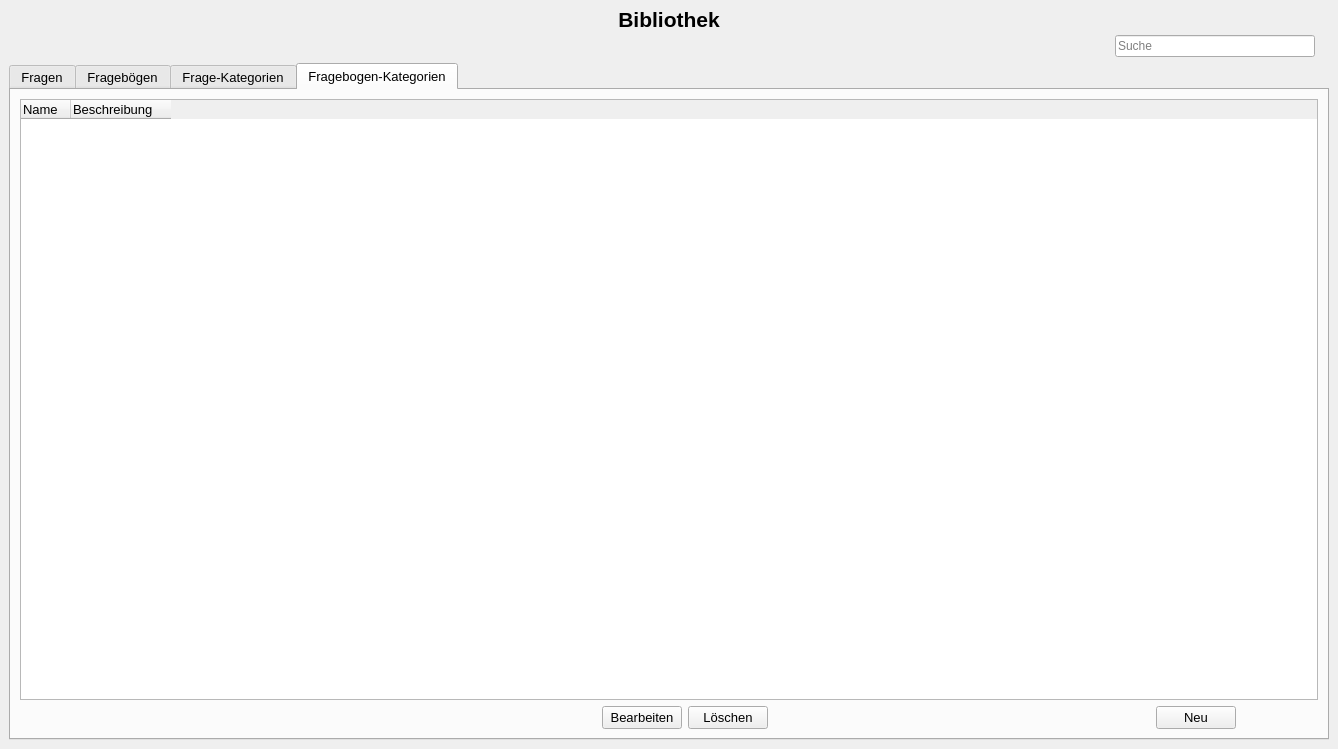
<?xml version="1.0" encoding="UTF-8"?>
<ui version="4.0">
 <class>MainWindow</class>
 <widget class="QMainWindow" name="MainWindow">
  <property name="geometry">
   <rect>
    <x>0</x>
    <y>0</y>
    <width>1338</width>
    <height>749</height>
   </rect>
  </property>
  <property name="minimumSize">
   <size>
    <width>0</width>
    <height>0</height>
   </size>
  </property>
  <property name="windowTitle">
   <string>physioForms - Bibliothek</string>
  </property>
  <property name="windowOpacity">
   <double>1.000000000000000</double>
  </property>
  <property name="styleSheet">
   <string notr="true"/>
  </property>
  <widget class="QWidget" name="centralwidget">
   <layout class="QVBoxLayout" name="verticalLayout_3">
    <item>
     <widget class="QLabel" name="libMainLabel">
      <property name="maximumSize">
       <size>
        <width>16777215</width>
        <height>20</height>
       </size>
      </property>
      <property name="font">
       <font>
        <family>MS Shell Dlg 2</family>
        <pointsize>16</pointsize>
        <weight>75</weight>
        <bold>true</bold>
       </font>
      </property>
      <property name="text">
       <string>Bibliothek</string>
      </property>
      <property name="alignment">
       <set>Qt::AlignCenter</set>
      </property>
     </widget>
    </item>
    <item>
     <layout class="QHBoxLayout" name="horizontalLayout" stretch="5,0,0">
      <property name="spacing">
       <number>6</number>
      </property>
      <property name="sizeConstraint">
       <enum>QLayout::SetDefaultConstraint</enum>
      </property>
      <item>
       <spacer name="horizontalSpacer">
        <property name="orientation">
         <enum>Qt::Horizontal</enum>
        </property>
        <property name="sizeHint" stdset="0">
         <size>
          <width>40</width>
          <height>20</height>
         </size>
        </property>
       </spacer>
      </item>
      <item>
       <widget class="QLineEdit" name="LibSearchLine">
        <property name="enabled">
         <bool>true</bool>
        </property>
        <property name="minimumSize">
         <size>
          <width>200</width>
          <height>0</height>
         </size>
        </property>
        <property name="autoFillBackground">
         <bool>false</bool>
        </property>
        <property name="text">
         <string/>
        </property>
        <property name="placeholderText">
         <string>Suche</string>
        </property>
       </widget>
      </item>
      <item>
       <spacer name="horizontalSpacer_2">
        <property name="orientation">
         <enum>Qt::Horizontal</enum>
        </property>
        <property name="sizeHint" stdset="0">
         <size>
          <width>14</width>
          <height>20</height>
         </size>
        </property>
       </spacer>
      </item>
     </layout>
    </item>
    <item>
     <widget class="QTabWidget" name="libraryTabs">
      <property name="sizePolicy">
       <sizepolicy hsizetype="Preferred" vsizetype="Preferred">
        <horstretch>0</horstretch>
        <verstretch>0</verstretch>
       </sizepolicy>
      </property>
      <property name="minimumSize">
       <size>
        <width>0</width>
        <height>0</height>
       </size>
      </property>
      <property name="font">
       <font>
        <pointsize>10</pointsize>
       </font>
      </property>
      <property name="currentIndex">
       <number>3</number>
      </property>
      <widget class="QWidget" name="questionTab">
       <attribute name="title">
        <string>Fragen</string>
       </attribute>
       <layout class="QVBoxLayout" name="verticalLayout_2">
        <item>
         <widget class="QTreeWidget" name="tableQTab">
          <property name="font">
           <font>
            <family>MS Shell Dlg 2</family>
           </font>
          </property>
          <property name="sizeAdjustPolicy">
           <enum>QAbstractScrollArea::AdjustToContents</enum>
          </property>
          <property name="selectionBehavior">
           <enum>QAbstractItemView::SelectRows</enum>
          </property>
          <property name="indentation">
           <number>0</number>
          </property>
          <property name="sortingEnabled">
           <bool>true</bool>
          </property>
          <property name="columnCount">
           <number>7</number>
          </property>
          <attribute name="headerMinimumSectionSize">
           <number>0</number>
          </attribute>
          <attribute name="headerDefaultSectionSize">
           <number>60</number>
          </attribute>
          <column>
           <property name="text">
            <string>Kategorie</string>
           </property>
          </column>
          <column>
           <property name="text">
            <string>Typ</string>
           </property>
          </column>
          <column>
           <property name="text">
            <string>Beschreibung</string>
           </property>
          </column>
          <column>
           <property name="text">
            <string>Kurzbeschreibung</string>
           </property>
          </column>
          <column>
           <property name="text">
            <string>Pflicht</string>
           </property>
          </column>
          <column>
           <property name="text">
            <string>Kommentar</string>
           </property>
          </column>
          <column>
           <property name="text">
            <string>Auswertbar</string>
           </property>
          </column>
         </widget>
        </item>
        <item>
         <layout class="QHBoxLayout" name="horizontalLayout_4" stretch="0,0,0,0,0,0">
          <item>
           <spacer name="horizontalSpacer_13">
            <property name="orientation">
             <enum>Qt::Horizontal</enum>
            </property>
            <property name="sizeHint" stdset="0">
             <size>
              <width>600</width>
              <height>20</height>
             </size>
            </property>
           </spacer>
          </item>
          <item>
           <widget class="QPushButton" name="buttonEditQTab">
            <property name="text">
             <string>Bearbeiten</string>
            </property>
           </widget>
          </item>
          <item>
           <widget class="QPushButton" name="buttonRemoveQTab">
            <property name="text">
             <string>Löschen</string>
            </property>
           </widget>
          </item>
          <item>
           <spacer name="horizontalSpacer_7">
            <property name="orientation">
             <enum>Qt::Horizontal</enum>
            </property>
            <property name="sizeHint" stdset="0">
             <size>
              <width>400</width>
              <height>20</height>
             </size>
            </property>
           </spacer>
          </item>
          <item>
           <widget class="QPushButton" name="libNewQeBtn">
            <property name="text">
             <string>Neu</string>
            </property>
           </widget>
          </item>
          <item>
           <spacer name="horizontalSpacer_3">
            <property name="orientation">
             <enum>Qt::Horizontal</enum>
            </property>
            <property name="sizeHint" stdset="0">
             <size>
              <width>100</width>
              <height>20</height>
             </size>
            </property>
           </spacer>
          </item>
         </layout>
        </item>
       </layout>
      </widget>
      <widget class="QWidget" name="questionnaireTab">
       <attribute name="title">
        <string>Fragebögen</string>
       </attribute>
       <layout class="QVBoxLayout" name="verticalLayout">
        <item>
         <layout class="QVBoxLayout" name="verticalLayout_4">
          <item>
           <widget class="QTreeWidget" name="tableQATab">
            <property name="font">
             <font>
              <family>MS Shell Dlg 2</family>
             </font>
            </property>
            <property name="layoutDirection">
             <enum>Qt::LeftToRight</enum>
            </property>
            <property name="lineWidth">
             <number>2</number>
            </property>
            <property name="midLineWidth">
             <number>1</number>
            </property>
            <property name="horizontalScrollBarPolicy">
             <enum>Qt::ScrollBarAsNeeded</enum>
            </property>
            <property name="sizeAdjustPolicy">
             <enum>QAbstractScrollArea::AdjustToContents</enum>
            </property>
            <property name="selectionMode">
             <enum>QAbstractItemView::ExtendedSelection</enum>
            </property>
            <property name="selectionBehavior">
             <enum>QAbstractItemView::SelectRows</enum>
            </property>
            <property name="textElideMode">
             <enum>Qt::ElideLeft</enum>
            </property>
            <property name="indentation">
             <number>0</number>
            </property>
            <property name="columnCount">
             <number>5</number>
            </property>
            <attribute name="headerMinimumSectionSize">
             <number>0</number>
            </attribute>
            <attribute name="headerDefaultSectionSize">
             <number>50</number>
            </attribute>
            <attribute name="headerStretchLastSection">
             <bool>false</bool>
            </attribute>
            <column>
             <property name="text">
              <string>Kategorie</string>
             </property>
            </column>
            <column>
             <property name="text">
              <string>Name</string>
             </property>
            </column>
            <column>
             <property name="text">
              <string>Beschreibung</string>
             </property>
            </column>
            <column>
             <property name="text">
              <string>Erstellt</string>
             </property>
            </column>
            <column>
             <property name="text">
              <string>Zuletzt geändert</string>
             </property>
            </column>
           </widget>
          </item>
          <item>
           <layout class="QHBoxLayout" name="horizontalLayout_5" stretch="0,0,0,0,0,0,0,0,0,0,0">
            <item>
             <spacer name="horizontalSpacer_16">
              <property name="orientation">
               <enum>Qt::Horizontal</enum>
              </property>
              <property name="sizeHint" stdset="0">
               <size>
                <width>401</width>
                <height>20</height>
               </size>
              </property>
             </spacer>
            </item>
            <item>
             <widget class="QPushButton" name="buttonOpenQATab">
              <property name="text">
               <string>Öffnen</string>
              </property>
             </widget>
            </item>
            <item>
             <spacer name="horizontalSpacer_12">
              <property name="orientation">
               <enum>Qt::Horizontal</enum>
              </property>
              <property name="sizeHint" stdset="0">
               <size>
                <width>40</width>
                <height>20</height>
               </size>
              </property>
             </spacer>
            </item>
            <item>
             <widget class="QPushButton" name="buttoneditQATab">
              <property name="text">
               <string>Bearbeiten</string>
              </property>
             </widget>
            </item>
            <item>
             <widget class="QPushButton" name="buttonRemoveQATab">
              <property name="text">
               <string>Löschen</string>
              </property>
             </widget>
            </item>
            <item>
             <spacer name="horizontalSpacer_11">
              <property name="orientation">
               <enum>Qt::Horizontal</enum>
              </property>
              <property name="sizeHint" stdset="0">
               <size>
                <width>40</width>
                <height>20</height>
               </size>
              </property>
             </spacer>
            </item>
            <item>
             <widget class="QPushButton" name="buttonImportQATab">
              <property name="text">
               <string>Import</string>
              </property>
             </widget>
            </item>
            <item>
             <widget class="QPushButton" name="buttonExportQATab">
              <property name="enabled">
               <bool>true</bool>
              </property>
              <property name="text">
               <string>Export</string>
              </property>
             </widget>
            </item>
            <item>
             <spacer name="horizontalSpacer_8">
              <property name="orientation">
               <enum>Qt::Horizontal</enum>
              </property>
              <property name="sizeHint" stdset="0">
               <size>
                <width>40</width>
                <height>20</height>
               </size>
              </property>
             </spacer>
            </item>
            <item>
             <widget class="QPushButton" name="libNewQABtn">
              <property name="text">
               <string>Neu</string>
              </property>
             </widget>
            </item>
            <item>
             <spacer name="horizontalSpacer_4">
              <property name="orientation">
               <enum>Qt::Horizontal</enum>
              </property>
              <property name="sizeHint" stdset="0">
               <size>
                <width>40</width>
                <height>20</height>
               </size>
              </property>
             </spacer>
            </item>
           </layout>
          </item>
         </layout>
        </item>
       </layout>
      </widget>
      <widget class="QWidget" name="categoryTab">
       <attribute name="title">
        <string>Frage-Kategorien</string>
       </attribute>
       <layout class="QVBoxLayout" name="verticalLayout_5">
        <item>
         <widget class="QTreeWidget" name="tableCatTab">
          <property name="font">
           <font>
            <family>MS Shell Dlg 2</family>
           </font>
          </property>
          <property name="lineWidth">
           <number>2</number>
          </property>
          <property name="midLineWidth">
           <number>1</number>
          </property>
          <property name="horizontalScrollBarPolicy">
           <enum>Qt::ScrollBarAlwaysOff</enum>
          </property>
          <property name="selectionBehavior">
           <enum>QAbstractItemView::SelectRows</enum>
          </property>
          <property name="indentation">
           <number>0</number>
          </property>
          <property name="columnCount">
           <number>2</number>
          </property>
          <attribute name="headerMinimumSectionSize">
           <number>0</number>
          </attribute>
          <attribute name="headerDefaultSectionSize">
           <number>50</number>
          </attribute>
          <attribute name="headerStretchLastSection">
           <bool>false</bool>
          </attribute>
          <column>
           <property name="text">
            <string>Name</string>
           </property>
          </column>
          <column>
           <property name="text">
            <string>Beschreibung</string>
           </property>
          </column>
         </widget>
        </item>
        <item>
         <layout class="QHBoxLayout" name="horizontalLayout_2" stretch="0,0,0,0,0,0">
          <item>
           <spacer name="horizontalSpacer_14">
            <property name="orientation">
             <enum>Qt::Horizontal</enum>
            </property>
            <property name="sizeHint" stdset="0">
             <size>
              <width>600</width>
              <height>20</height>
             </size>
            </property>
           </spacer>
          </item>
          <item>
           <widget class="QPushButton" name="buttonEditCatQTab">
            <property name="text">
             <string>Bearbeiten</string>
            </property>
           </widget>
          </item>
          <item>
           <widget class="QPushButton" name="buttonRemoveCatTab">
            <property name="text">
             <string>Löschen</string>
            </property>
           </widget>
          </item>
          <item>
           <spacer name="horizontalSpacer_9">
            <property name="orientation">
             <enum>Qt::Horizontal</enum>
            </property>
            <property name="sizeHint" stdset="0">
             <size>
              <width>400</width>
              <height>20</height>
             </size>
            </property>
           </spacer>
          </item>
          <item>
           <widget class="QPushButton" name="libNewCatBtn">
            <property name="text">
             <string>Neu</string>
            </property>
           </widget>
          </item>
          <item>
           <spacer name="horizontalSpacer_5">
            <property name="orientation">
             <enum>Qt::Horizontal</enum>
            </property>
            <property name="sizeHint" stdset="0">
             <size>
              <width>100</width>
              <height>20</height>
             </size>
            </property>
           </spacer>
          </item>
         </layout>
        </item>
       </layout>
      </widget>
      <widget class="QWidget" name="tab">
       <attribute name="title">
        <string>Fragebogen-Kategorien</string>
       </attribute>
       <layout class="QGridLayout" name="gridLayout">
        <item row="0" column="0">
         <layout class="QVBoxLayout" name="verticalLayout_6">
          <item>
           <widget class="QTreeWidget" name="tableQACatTab">
            <property name="font">
             <font>
              <family>MS Shell Dlg 2</family>
             </font>
            </property>
            <property name="lineWidth">
             <number>2</number>
            </property>
            <property name="midLineWidth">
             <number>1</number>
            </property>
            <property name="horizontalScrollBarPolicy">
             <enum>Qt::ScrollBarAlwaysOff</enum>
            </property>
            <property name="selectionBehavior">
             <enum>QAbstractItemView::SelectRows</enum>
            </property>
            <property name="indentation">
             <number>0</number>
            </property>
            <property name="columnCount">
             <number>2</number>
            </property>
            <attribute name="headerMinimumSectionSize">
             <number>0</number>
            </attribute>
            <attribute name="headerDefaultSectionSize">
             <number>50</number>
            </attribute>
            <attribute name="headerStretchLastSection">
             <bool>false</bool>
            </attribute>
            <column>
             <property name="text">
              <string>Name</string>
             </property>
            </column>
            <column>
             <property name="text">
              <string>Beschreibung</string>
             </property>
            </column>
           </widget>
          </item>
          <item>
           <layout class="QHBoxLayout" name="horizontalLayout_3" stretch="0,0,0,0,0,0">
            <item>
             <spacer name="horizontalSpacer_15">
              <property name="orientation">
               <enum>Qt::Horizontal</enum>
              </property>
              <property name="sizeHint" stdset="0">
               <size>
                <width>600</width>
                <height>20</height>
               </size>
              </property>
             </spacer>
            </item>
            <item>
             <widget class="QPushButton" name="buttonEditCatQATab">
              <property name="text">
               <string>Bearbeiten</string>
              </property>
             </widget>
            </item>
            <item>
             <widget class="QPushButton" name="buttonRemoveCatQATab">
              <property name="text">
               <string>Löschen</string>
              </property>
             </widget>
            </item>
            <item>
             <spacer name="horizontalSpacer_10">
              <property name="orientation">
               <enum>Qt::Horizontal</enum>
              </property>
              <property name="sizeHint" stdset="0">
               <size>
                <width>400</width>
                <height>20</height>
               </size>
              </property>
             </spacer>
            </item>
            <item>
             <widget class="QPushButton" name="libNewQACatBtn">
              <property name="text">
               <string>Neu</string>
              </property>
             </widget>
            </item>
            <item>
             <spacer name="horizontalSpacer_6">
              <property name="orientation">
               <enum>Qt::Horizontal</enum>
              </property>
              <property name="sizeHint" stdset="0">
               <size>
                <width>100</width>
                <height>20</height>
               </size>
              </property>
             </spacer>
            </item>
           </layout>
          </item>
         </layout>
        </item>
       </layout>
      </widget>
     </widget>
    </item>
   </layout>
  </widget>
 </widget>
 <resources/>
 <connections/>
</ui>
